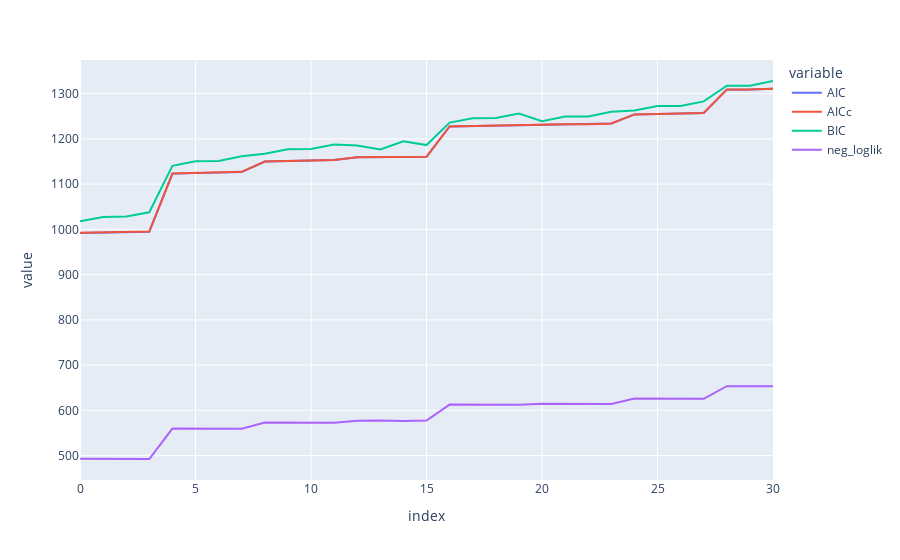

The notebook cell saved with this chart:
### Code cell
AIC = []
AICc = []
BIC = []
model = []
ll = []
coef = []
sigma2 = []

# For each number of parameters in the model
for n_elements in range(1, d + 1):
    # For each combination of variables
    for indices in itertools.combinations(range(d), n_elements):

        # Store the indices corresponding to the parameters
        model.append(indices)

        # Fit the model
        x_train = x[:, indices].reshape(x.shape[0], n_elements)
        w_ml, sigma2_ml = fit_poly(x_train, y)

        # compute the log-likelihhod
        training_ll = Gaussian_loglik(x_train, y, w_ml, sigma2_ml)

        # store the coefficients
        coeffs = np.zeros(d)
        coeffs[[indices]] = w_ml
        coef.append(coeffs)
        sigma2.append(sigma2_ml)

        # store all the metrics
        ll.append(-training_ll)
        AIC.append(-2 * training_ll + 2 * n_elements)
        AICc.append(
            -2 * training_ll
            + 2 * n_elements
            + 2.0 * n_elements * (n_elements + 1) / (x.shape[0] - n_elements - 1)
        )
        BIC.append(-2 * training_ll + 2 * n_elements * np.log(x.shape[0]))


results = pd.DataFrame(
    {
        "model": model,
        "AIC": AIC,
        "AICc": AICc,
        "BIC": BIC,
        "neg_loglik": ll,
        "coef": coef,
        "sigma2": sigma2,
    }
)
results.sort_values("AIC", ascending=True, inplace=True)
results.reset_index(inplace=True)
model_comparison = results[["model", "AIC", "AICc", "BIC", "neg_loglik"]]

fitted_models = results[["model", "coef", "sigma2"]]

pd.options.plotting.backend = "plotly"

model_comparison.iloc[:,1:].plot()
px.line(model_comparison.iloc[:,1:])

### Figure 1 — Plotly figure (JSON) as saved in the notebook; plotly's stock layout.template omitted (floating-point values rounded to 4 significant figures)
{"data": [{"hovertemplate": "variable=AIC<br>index=%{x}<br>value=%{y}<extra></extra>", "legendgroup": "AIC", "line": {"color": "#636efa", "dash": "solid"}, "marker": {"symbol": "circle"}, "mode": "lines", "name": "AIC", "orientation": "v", "showlegend": true, "type": "scatter", "x": [0, 1, 2, 3, 4, 5, 6, 7, 8, 9, 10, 11, 12, 13, 14, 15, 16, 17, 18, 19, 20, 21, 22, 23, 24, 25, 26, 27, 28, 29, 30], "xaxis": "x", "y": [992.2, 992.9, 994.1, 994.8, 1123.0, 1125.0, 1125.0, 1127.0, 1150.0, 1152.0, 1152.0, 1153.0, 1159.0, 1160.0, 1160.0, 1161.0, 1227.0, 1229.0, 1229.0, 1230.0, 1231.0, 1232.0, 1233.0, 1234.0, 1254.0, 1256.0, 1256.0, 1257.0, 1309.0, 1309.0, 1311.0], "yaxis": "y"}, {"hovertemplate": "variable=AICc<br>index=%{x}<br>value=%{y}<extra></extra>", "legendgroup": "AICc", "line": {"color": "#EF553B", "dash": "solid"}, "marker": {"symbol": "circle"}, "mode": "lines", "name": "AICc", "orientation": "v", "showlegend": true, "type": "scatter", "x": [0, 1, 2, 3, 4, 5, 6, 7, 8, 9, 10, 11, 12, 13, 14, 15, 16, 17, 18, 19, 20, 21, 22, 23, 24, 25, 26, 27, 28, 29, 30], "xaxis": "x", "y": [992.3, 993.1, 994.3, 995.1, 1123.0, 1125.0, 1125.0, 1127.0, 1150.0, 1152.0, 1152.0, 1154.0, 1160.0, 1160.0, 1161.0, 1161.0, 1227.0, 1229.0, 1229.0, 1230.0, 1231.0, 1232.0, 1233.0, 1234.0, 1254.0, 1256.0, 1256.0, 1257.0, 1309.0, 1309.0, 1311.0], "yaxis": "y"}, {"hovertemplate": "variable=BIC<br>index=%{x}<br>value=%{y}<extra></extra>", "legendgroup": "BIC", "line": {"color": "#00cc96", "dash": "solid"}, "marker": {"symbol": "circle"}, "mode": "lines", "name": "BIC", "orientation": "v", "showlegend": true, "type": "scatter", "x": [0, 1, 2, 3, 4, 5, 6, 7, 8, 9, 10, 11, 12, 13, 14, 15, 16, 17, 18, 19, 20, 21, 22, 23, 24, 25, 26, 27, 28, 29, 30], "xaxis": "x", "y": [1018.0, 1027.0, 1028.0, 1038.0, 1140.0, 1151.0, 1151.0, 1161.0, 1167.0, 1177.0, 1178.0, 1188.0, 1185.0, 1177.0, 1195.0, 1186.0, 1236.0, 1246.0, 1246.0, 1256.0, 1239.0, 1249.0, 1250.0, 1260.0, 1263.0, 1273.0, 1273.0, 1283.0, 1317.0, 1317.0, 1328.0], "yaxis": "y"}, {"hovertemplate": "variable=neg_loglik<br>index=%{x}<br>value=%{y}<extra></extra>", "legendgroup": "neg_loglik", "line": {"color": "#ab63fa", "dash": "solid"}, "marker": {"symbol": "circle"}, "mode": "lines", "name": "neg_loglik", "orientation": "v", "showlegend": true, "type": "scatter", "x": [0, 1, 2, 3, 4, 5, 6, 7, 8, 9, 10, 11, 12, 13, 14, 15, 16, 17, 18, 19, 20, 21, 22, 23, 24, 25, 26, 27, 28, 29, 30], "xaxis": "x", "y": [493.1, 492.5, 493.1, 492.4, 559.6, 559.5, 559.6, 559.5, 572.9, 572.8, 572.9, 572.7, 576.7, 577.8, 576.2, 577.3, 612.7, 612.3, 612.5, 612.1, 614.3, 614.1, 614.3, 614.1, 626.1, 625.8, 625.9, 625.6, 653.4, 653.4, 653.4], "yaxis": "y"}], "layout": {"legend": {"title": {"text": "variable"}, "tracegroupgap": 0}, "margin": {"t": 60}, "xaxis": {"anchor": "y", "domain": [0, 1], "title": {"text": "index"}}, "yaxis": {"anchor": "x", "domain": [0, 1], "title": {"text": "value"}}}}
